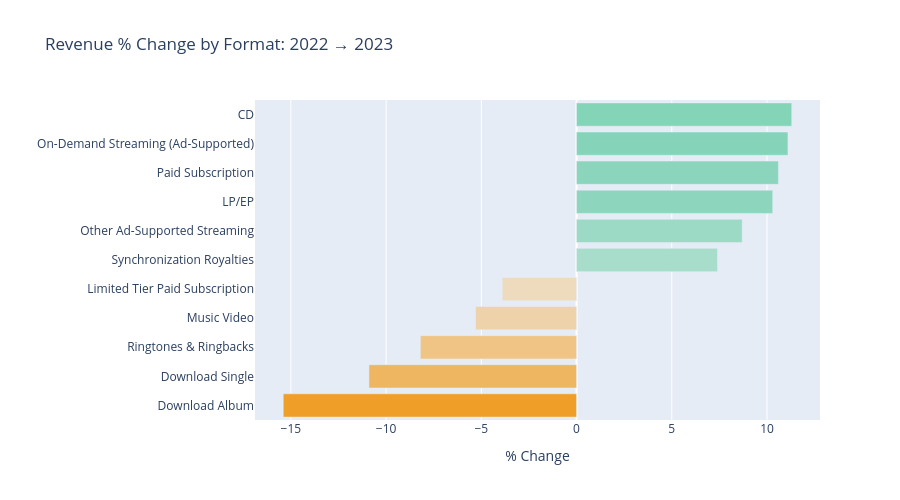

Notebook code cell kept with this figure:
### Code cell
# Cell 7 — Chart 3: Year-over-year % change by format (2022 to 2023)
df_sorted = df.sort_values('change_pct')

fig3 = px.bar(
    df_sorted, x='change_pct', y='format',
    orientation='h',
    title='Revenue % Change by Format: 2022 → 2023',
    labels={'change_pct': '% Change', 'format': ''},
    color='change_pct',
    color_continuous_scale=['#EF9F27', '#EEEEEE', '#5DCAA5'],
    color_continuous_midpoint=0
)
fig3.update_layout(width=900, height=500, coloraxis_showscale=False)
fig3.write_html("chart3_yoy_change.html")
fig3.show()
print("Saved chart3_yoy_change.html ✓")

### Figure 1 — Plotly figure (JSON) as saved in the notebook; plotly's stock layout.template omitted (floating-point values rounded to 4 significant figures)
{"data": [{"hovertemplate": "% Change=%{marker.color}<br>=%{y}<extra></extra>", "legendgroup": "", "marker": {"color": [-15.4, -10.9, -8.2, -5.3, -3.9, 7.4, 8.7, 10.3, 10.6, 11.1, 11.3], "coloraxis": "coloraxis", "pattern": {"shape": ""}}, "name": "", "orientation": "h", "showlegend": false, "textposition": "auto", "type": "bar", "x": [-15.4, -10.9, -8.2, -5.3, -3.9, 7.4, 8.7, 10.3, 10.6, 11.1, 11.3], "xaxis": "x", "y": ["Download Album", "Download Single", "Ringtones & Ringbacks", "Music Video", "Limited Tier Paid Subscription", "Synchronization Royalties", "Other Ad-Supported Streaming", "LP/EP", "Paid Subscription", "On-Demand Streaming (Ad-Supported)", "CD"], "yaxis": "y"}], "layout": {"barmode": "relative", "coloraxis": {"cmid": 0, "colorbar": {"title": {"text": "% Change"}}, "colorscale": [[0, "#EF9F27"], [0.5, "#EEEEEE"], [1, "#5DCAA5"]], "showscale": false}, "height": 500, "legend": {"tracegroupgap": 0}, "title": {"text": "Revenue % Change by Format: 2022 → 2023"}, "width": 900, "xaxis": {"anchor": "y", "domain": [0, 1], "title": {"text": "% Change"}}, "yaxis": {"anchor": "x", "domain": [0, 1], "title": {"text": ""}}}}
